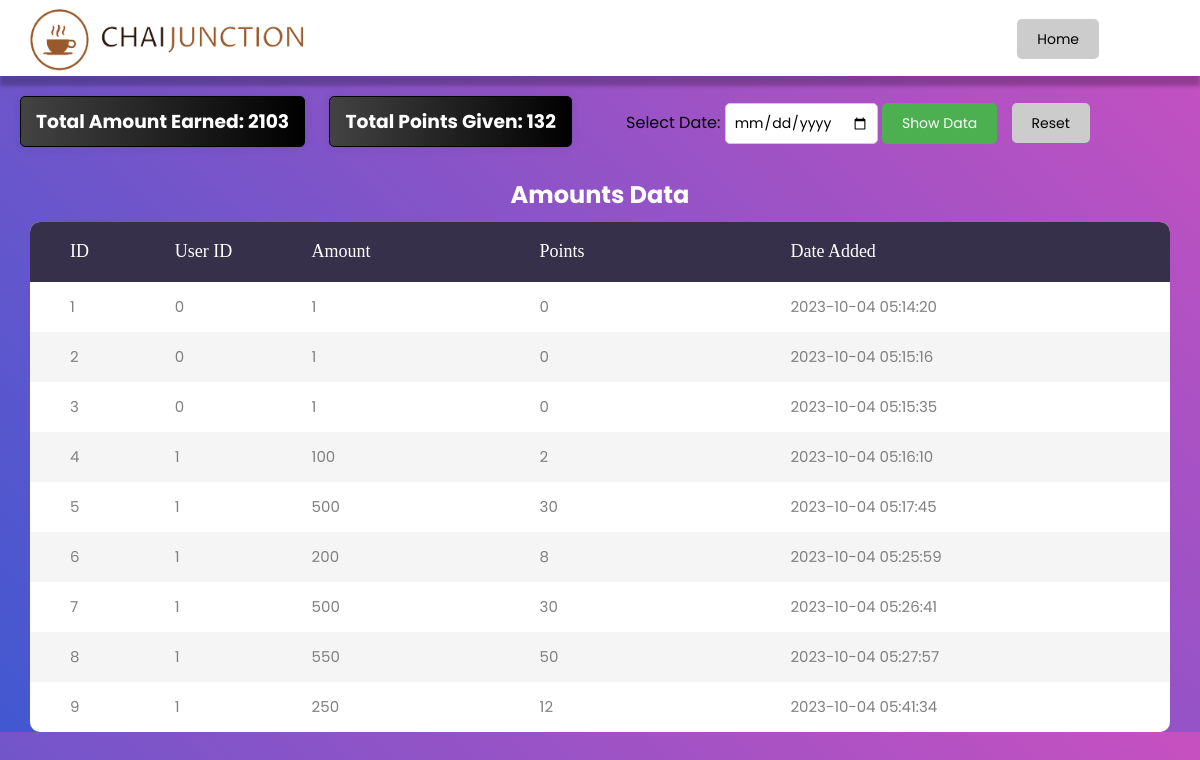
The page /sales.php on the database its author committed.
### tables this page shows
CREATE TABLE `amounts` (
  `id` int(11) NOT NULL,
  `user_id` int(11) NOT NULL,
  `amount` int(11) NOT NULL,
  `points` int(11) NOT NULL,
  `date_added` timestamp NOT NULL DEFAULT current_timestamp()
);

### sales.php (the view, shortened to what this page needs)
<?php
$servername = "localhost";
$username = "root";
$password = "";
$database = "chaijn";
$conn = new mysqli($servername, $username, $password, $database);
$sql = "SELECT id, user_id, amount, points, date_added FROM amounts";
$result = $conn->query($sql);
$data = [];
if ($result->num_rows > 0) {
    while ($row = $result->fetch_assoc()) {
        $data[] = $row;
    }
} else {
    echo "0 results";
}
function calculateTotalAmount($data)
{
    $totalAmount = 0;
    foreach ($data as $row) {
        $totalAmount += $row["amount"];
    }
    return $totalAmount;
}
function calculateTotalPoints($data)
{
    $totalPoints = 0;
    foreach ($data as $row) {
        $totalPoints += $row["points"];
    }
    return $totalPoints;
}
$totalAmount = calculateTotalAmount($data);
$totalPoints = calculateTotalPoints($data);
?>
<!DOCTYPE html>
<html lang="en">
<head>
</head>
<body>
    <header>
        <div class="navbar-logo">
            <img src="image/logo.png" alt="logo" />
        </div>
        <div class="nav">
            <a href="admin.php">Home</a>
        </div>
    </header>
    <div class="totals-box">
        <h3>Total Amount Earned:
            <?php echo $totalAmount; ?>
        </h3>
    </div>
    <div class="totals-box2">
        <h3>Total Points Given:
            <?php echo $totalPoints; ?>
        </h3>
    </div>
    <form method="post" action="" style="display: inline-block;">
        <label for="selected_date">Select Date:</label>
        <input type="date" id="selected_date" name="selected_date" value="<?php echo $selectedDate; ?>"
            min="<?php echo $minDate; ?>" max="<?php echo $maxDate; ?>">
        <button type="submit">Show Data</button>
        <a href="sales.php">Reset</a>
    </form>
    <h2>Amounts Data</h2>
    <div class="container-table100">
        <div class="wrap-table100">
            <table>
                <thead>
                    <tr class="table100-head">
                        <th class="column1">ID</th>
                        <th class="column2">User ID</th>
                        <th class="column3">Amount</th>
                        <th class="column4">Points</th>
                        <th class="column5">Date Added</th>
                    </tr>
                </thead>
                <tbody>
                    <?php
                    if ($data) {
                        foreach ($data as $row) {
                            echo "<tr>";
                            echo "<td class='column1'>" . $row["id"] . "</td>";
                            echo "<td class='column2'>" . $row["user_id"] . "</td>";
                            echo "<td class='column3'>" . $row["amount"] . "</td>";
                            echo "<td class='column4'>" . $row["points"] . "</td>";
                            echo "<td class='column5'>" . $row["date_added"] . "</td>";
                            echo "</tr>";
                        }
                    } else {
                        echo "<tr><td colspan='5'>No results found for the selected date.</td></tr>";
                    }
                    ?>
                </tbody>
            </table>
        </div>
    </div>
</body>
</html>

### sales.php (style rules this page uses)
* { margin: 0; padding: 0; box-sizing: border-box; font-family: "Poppins", sans-serif; }
body { background: #c850c0; background: -webkit-linear-gradient(45deg, #4158d0, #c850c0); background: -o-linear-gradient(45deg, #4158d0, #c850c0); background: -moz-linear-gradient(45deg, #4158d0, #c850c0); background: linear-gradient(45deg, #4158d0, #c850c0); }
header { position: relative; top: 0; width: 100%; height: 76px; padding: 30px 100px; display: flex; border-radius: 0px 0px 0px 0px; border: 1px solid #fff; background: #fff; box-shadow: 0px 10px 4px 0px rgba(0, 0, 0, 0.25); justify-content: space-between; align-items: center; margin-bottom: 20px; }
.navbar-logo img { position: absolute; top: 0%; left: 2%; width: 300px; height: 80px; z-index: 1; }
.totals-box { display: inline-block; margin-bottom: 20px; margin-left: 20px; border: 1px solid #000; background-image: linear-gradient(to right, #434343 0%, black 100%); color: white; padding: 10px 15px; border-radius: 5px; box-shadow: 0px 0px 10px 0px rgba(0, 0, 0, 0.1); }
.totals-box2 { display: inline-block; margin-bottom: 20px; margin-left: 20px; margin-right: 50px; border: 1px solid #000; background-image: linear-gradient(to right, #434343 0%, black 100%); color: white; padding: 10px 15px; border-radius: 5px; box-shadow: 0px 0px 10px 0px rgba(0, 0, 0, 0.1); }
input[type="date"] { padding: 8px; border: 1px solid #ccc; border-radius: 5px; font-size: 14px; }
button { padding: 10px 20px; background-color: #4CAF50; color: white; border: none; border-radius: 5px; cursor: pointer; margin-right: 10px; font-size: 14px; }
a { padding: 10px 20px; background-color: #ccc; color: black; text-decoration: none; border-radius: 5px; font-size: 14px; }
h2 { margin-top: 10px; color: #fff; align-items: center; text-align: center; }
.container-table100 { margin-top: 10px; max-height: 700px; overflow-y: auto; }
table { border-spacing: 1; border-collapse: collapse; background: #fff; border-radius: 10px; overflow: hidden; width: 95%; margin: 0 auto; position: relative; }
table * { position: relative; }
table td, table th { padding-left: 8px; }
table thead tr { height: 60px; background: #36304a; }
table tbody tr { height: 50px; }
table tbody tr:last-child { border: 0; }
table td, table th { text-align: left; }
.table100-head th { font-family: OpenSans-Regular; font-size: 18px; color: #fff; line-height: 1.2; font-weight: unset; }
tbody tr:nth-child(even) { background-color: #f5f5f5; }
tbody tr { font-family: OpenSans-Regular; font-size: 15px; color: gray; line-height: 1.2; font-weight: unset; }
.column1 { width: 60px; padding-left: 40px; }
.column2 { width: 60px; }
.column3 { width: 100px; }
.column4 { width: 110px; }
.column5 { width: 170px; }

### rows shown on the page
amounts: id "1", user "0", amount "1", points "0", date_added "2023-10-04 05:14:20"
amounts: id "2", user "0", amount "1", points "0", date_added "2023-10-04 05:15:16"
amounts: id "3", user "0", amount "1", points "0", date_added "2023-10-04 05:15:35"
amounts: id "4", user "1", amount "100", points "2", date_added "2023-10-04 05:16:10"
amounts: id "5", user "1", amount "500", points "30", date_added "2023-10-04 05:17:45"
amounts: id "6", user "1", amount "200", points "8", date_added "2023-10-04 05:25:59"
amounts: id "7", user "1", amount "500", points "30", date_added "2023-10-04 05:26:41"
amounts: id "8", user "1", amount "550", points "50", date_added "2023-10-04 05:27:57"
amounts: id "9", user "1", amount "250", points "12", date_added "2023-10-04 05:41:34"

### other values the page prints
$totalAmount "2103"
$totalPoints "132"
